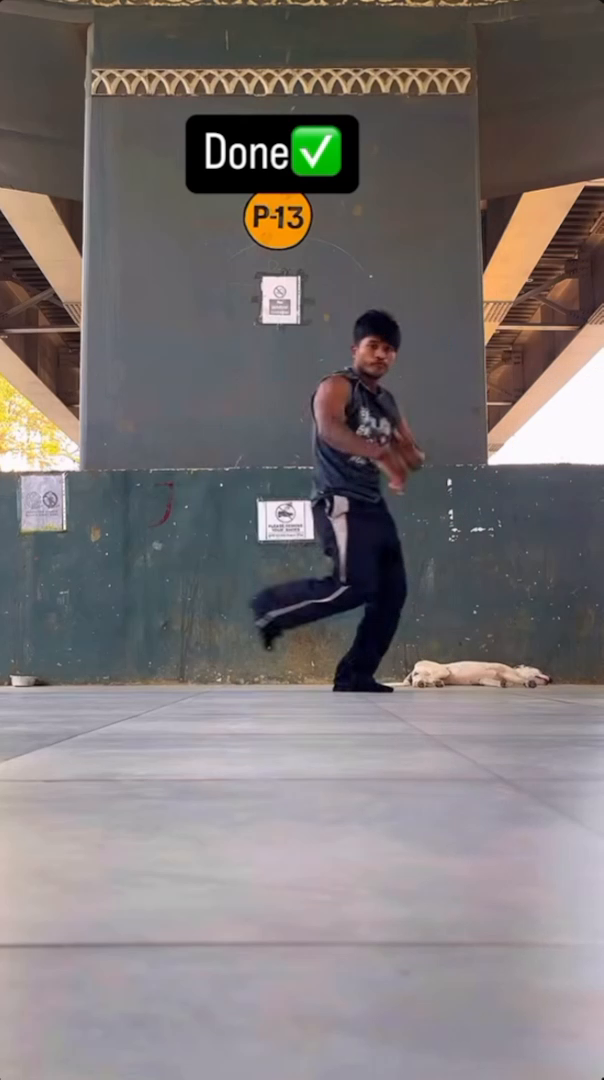
#> input picture ref/2000-video/clipA01/precision/frames/00400.png, 604 x 1080 px, given in place of 00384.png, which was not available
$ python keys.py
#> lines starting #> are read from the running program, lines starting #| are printed output that depends on the picture
"""keyframe check sheet: top = clipA01 mirrored source, bottom = r21 3D (video camera); 6 key moments."""
from PIL import Image, ImageDraw, ImageFont, ImageOps
F = ImageFont.truetype('/workspace/work/hiplab/assets/fonts/NotoSansSC.ttf', 26)
R = '/workspace/work/b2000/ref2/clipA01/precision/frames/'; D = '/workspace/work/b2000/r21/'
K = [(384, '站姿'), (465, '左手撑地'), (492, '分腿双手倒立'), (507, '叠掌'), (525, '旋转·背面'), (584, '落脚')]
w, h = 302, 540; S = Image.new('RGB', (w * len(K), h * 2 + 40), 'white'); d = ImageDraw.Draw(S)
#> after `S = Image.new('RGB', (w * len(K), h * 2 + 40), 'white')`: S: PIL image 1812x1120 RGB; every value is 255
for n, (f, t) in enumerate(K):
    S.paste(ImageOps.mirror(Image.open(R + '%05d.png' % f).convert('RGB')).resize((w, h)), (n * w, 40))
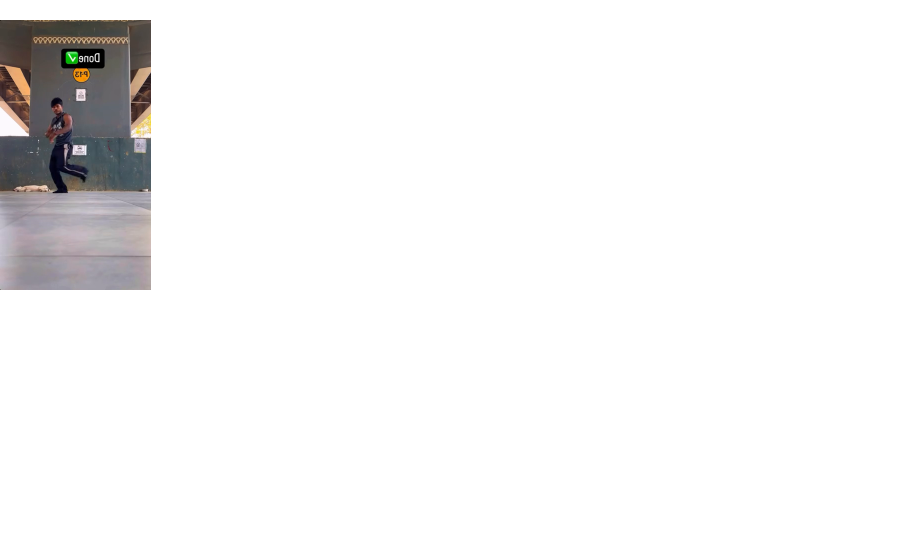
#> S: PIL image 1812x1120 RGB (shown at 1/2 size); mean R, G, B 244.4, 243.9, 243.9
    S.paste(Image.open(D + 'vid3d/f-%03d.png' % (f - 384)).convert('RGB').resize((w, h)), (n * w, 40 + h))
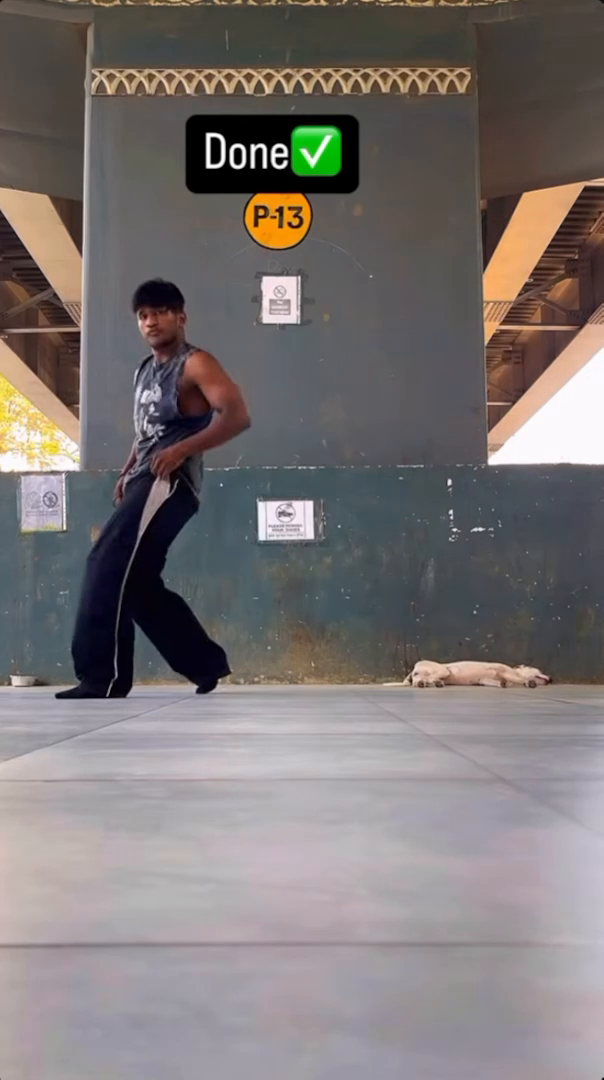
#> input picture ref/2000-video/clipA01/precision/frames/00417.png, 604 x 1080 px, given in place of f-000.png, which was not available
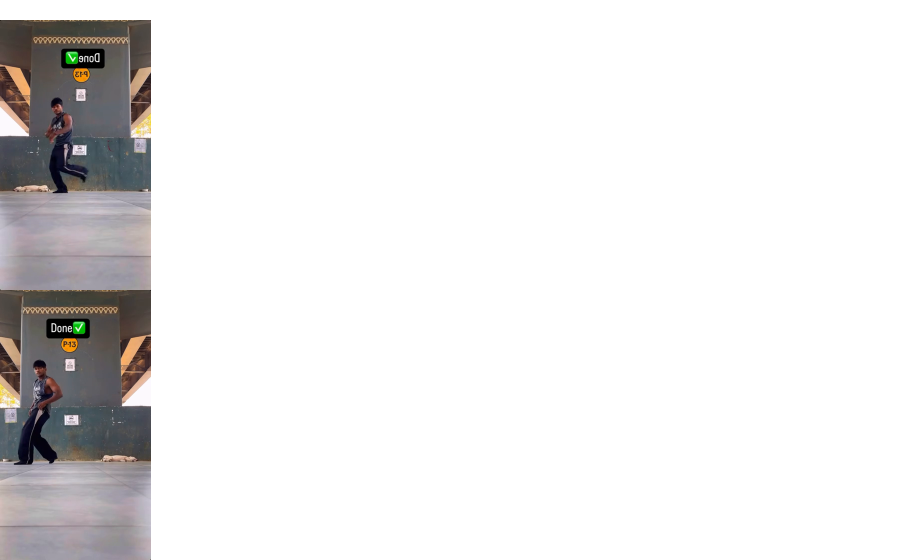
#> S: PIL image 1812x1120 RGB (shown at 1/2 size); mean R, G, B 233.7, 232.7, 232.7
#> (the run stopped early here; a loop or call above may not have finished)
